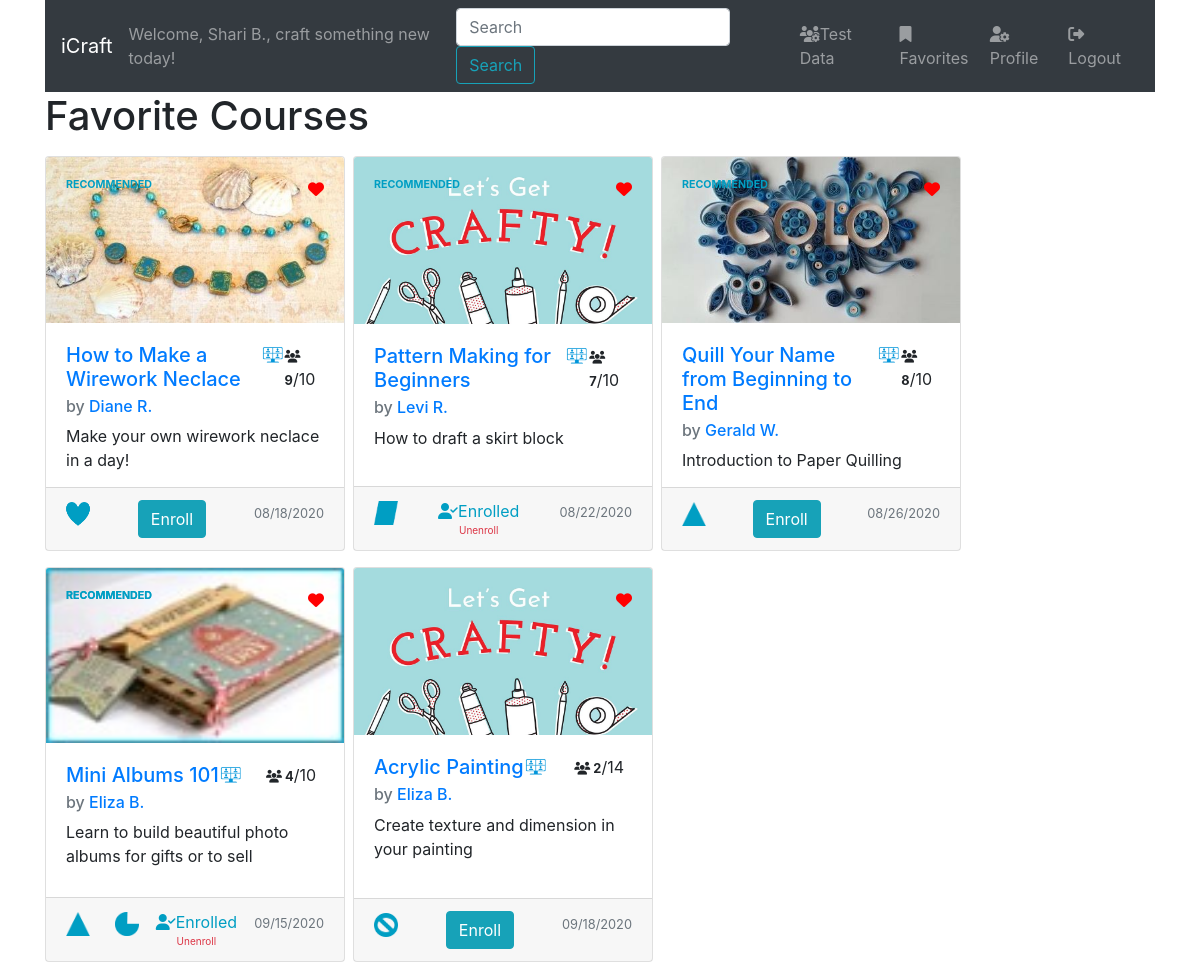
Page /classes/favorites (signed in) on the committed database.
### login_app/models.py (models this page shows, shortened)
class User(models.Model):
    first_name = models.CharField(max_length=255)
    last_name = models.CharField(max_length=255)
    birth_date = models.DateTimeField(default=datetime.date.today)
    email = models.EmailField(max_length=255)
    password = models.CharField(max_length=255)
    is_admin = models.BooleanField(default=False)
    created_at = models.DateTimeField(auto_now_add = True)
    updated_at = models.DateTimeField(auto_now = True)
    objects = UserManager()
    def first_name_last_initial(self):
        return f'{self.first_name} {self.last_name[0]}.'

### classes/models.py (models this page shows, shortened)
class Course(models.Model):
    IN_PERSON = 'I'
    VIRTUAL = 'V'
    RECORDED = 'R'
    COURSE_TYPE_CHOICES = [
        (IN_PERSON, 'In-Person'),
        (VIRTUAL, 'Virtual'),
        (RECORDED, 'Recorded'),
    ]
    title = models.CharField(max_length=255)
    tag_line = models.CharField(max_length=255, help_text="Provide a short description (e.g., <em>Learn to build beautiful photo albums for gifts or to sell</em>).")
    date =  models.DateTimeField(help_text="Please use the following format: <em>YYYY-MM-DD</em>.")
    description =  models.TextField()
    location = models.CharField(max_length=255, help_text="For virtual classes, use the videoconference link; for recorded courses, use the YouTube or video link; for in-person courses, use the address.")
    location_type = models.CharField(max_length=1,choices=COURSE_TYPE_CHOICES,default=VIRTUAL)
    creator = models.ForeignKey(User,related_name="courses_created", on_delete=models.CASCADE)
    attendees = models.ManyToManyField(User,related_name="courses_attended")
    max_size = models.PositiveIntegerField()
    areas_of_interest = models.ManyToManyField(Interest,related_name="related_courses")
    favorited_by = models.ManyToManyField(User,related_name="favorite_courses")
    profile_pic = models.ImageField(
        upload_to=course_directory_path,
        default= 'courses/blank-course.jpg',
        blank=True,
        null=True,
        )
    created_at = models.DateTimeField(auto_now_add = True)
    updated_at = models.DateTimeField(auto_now = True)
    def get_absolute_url(self):
        return f'/classes/{self.id}'

class Interest(models.Model):
    name = models.CharField(max_length=50)
    description =  models.TextField(blank=True)
    created_at = models.DateTimeField(auto_now_add = True)
    updated_at = models.DateTimeField(auto_now = True)

### classes/views.py (the view)
# urls.py: path('favorites', views.favorites, name="favorite_classes"),
def favorites(request):
    if (not 'user_id' in request.session.keys()) or (request.session['user_id'] == ''):
        return redirect('/')
    user = User.objects.get(id=request.session['user_id'])
    context = {
        'user': user,
        'courses': user.favorite_courses.all().order_by('date'),
    }
    return render(request, 'classes/favorites.html', context)

### classes/templates/classes/favorites.html
{% extends 'classes/base.html' %}
{% block content %}
    <h1>Favorite Courses</h1>
    {% include 'classes/card-course.html' %}
{% endblock content %}

### classes/templates/classes/base.html (shortened to what this page needs)
<!DOCTYPE html>
<html lang="en">
<head>
    {% load static %}
    <link rel="stylesheet" href="https://stackpath.bootstrapcdn.com/bootstrap/4.5.0/css/bootstrap.min.css">
    <link rel="stylesheet" href="{% static 'classes/style.css' %}">
</head>
<body>
    <div class="container main">
        <nav class="navbar navbar-expand-md navbar-dark bg-dark ">
            <a class="navbar-brand" href="{% url 'classes:index' %}" title="Craft something new today!">iCraft</a>
            <span class="navbar-text">Welcome, {{ user.first_name_last_initial }}, craft something new today!</span>
            <div class="collapse navbar-collapse d-flex justify-content-end" id="navbarNav">
                <form method="GET" action="." class="search-form form-inline my-2 my-lg-0">
                    <input class="form-control mr-sm-2" type="search" name="q" placeholder="Search" aria-label="Search">
                    <button class="btn btn-outline-info my-2 my-sm-0" type="submit">Search</button>
                </form>
                <ul class="navbar-nav">
                    {% if user.id == 1 %}
                    <li class="nav-item">
                        <a href="{% url 'login_app:test_data' %}" class="nav-link"><i class="fas fa-users-cog"></i>Test Data</a>
                    </li>
                    {% endif %}
                    <li class="nav-item">
                        <a href="{% url 'classes:favorite_classes' %}" class="nav-link"><i class="fas fa-bookmark"></i>Favorites</a>
                    </li>
                    <li class="nav-item">
                        <a href="{% url 'login_app:user_profile' profiled_user_id=user.id %}" class="nav-link"><i class="fas fa-user-cog"></i>Profile</a>
                    </li>
                    <li class="nav-item">
                        {% block login %}<a href="{% url 'login_app:logout' %}" class="nav-link"><i class="fas fa-sign-out-alt"></i>Logout</a>{% endblock %}
                    </li>
                </ul>
            </div>
        </nav>
        {% block content %}
        {% endblock %}
    </div>
</body>
</html>

### classes/templates/classes/card-course.html (shortened to what this page needs)
{% load static %}
<div class="container courses">
    <div class="row">
        {% if courses.count %}
            {% for course in courses %}
            <div class="card mr-2 my-2" id="{{ course.id }}">
                <img class="card-img-top" src="{{ course.profile_pic.url }}" alt="Image of {{ course.title }}">
                <div class="card-body">
                    <div class="d-flex justify-content-between mr-2">
                        <div class="d-inline-flex align-items-start">
                            <h5 class="card-title">
                                <a href="{{ course.get_absolute_url }}">{{ course.title }}</a>
                            </h5>
                            <img src="{% get_static_prefix %}classes/images/course-type-{{ course.location_type }}.jpg" class="course-type" title="{{ course.get_location_type_display }}">
                        </div>
                        <span class="attendees">
                            <small style="font-weight:bold;"><i class="fas fa-users"></i> {{ course.attendees.count }}</small>/{{ course.max_size }}
                        </span>
                    </div>
                    <h6 class="card-subtitle mb-2 text-muted">by <a href="{% url 'login_app:user_profile' profiled_user_id=course.creator.id %}">{{ course.creator.first_name_last_initial }}</a></h6>
                    <p class="card-text">
                        {{ course.tag_line }}
                    </p>
                </div>
                <div class="card-footer d-flex justify-content-between">
                    <div class="areas-of-interest">
                        {% for interest in course.areas_of_interest.all %}
                        <a href="{% url 'classes:interest_classes' interest_id=interest.id %}" class="card-link"><img src="{% get_static_prefix %}classes/images/interests{{ interest.id }}-selected.png" alt="{{ interest.name }}" title="{{ interest.name }}"></a>
                        {% endfor %}
                    </div>
                    {% if user in course.attendees.all %}
                    <div class="d-flex flex-column align-items-center">
                        <span style="color:#009EC3"><i class="fas fa-user-check"></i>Enrolled</span>
                        <span style="font-size: x-small;"><a href="{% url 'classes:unenroll' course_id=course.id %}" class="text-danger">Unenroll</a></span>
                    </div>
                    {% else %}
                    <a href="{% url 'classes:enroll' course_id=course.id %}" class="btn btn-info" role="button">Enroll</a>
                    {% endif %}
                    <p class="card-text">
                        <small class="text-muted">{{ course.date|date:"SHORT_DATE_FORMAT" }}</small>
                    </p>
                </div>
                <div class="favorite">
                    {% if user in course.favorited_by.all %}
                    <a href="{% url 'classes:unfavorite' course_id=course.id %}" title="Un-favorite">
                        <span style="color:red;"><i class="fas fa-heart"></i></span>
                    </a>
                    {% else %}
                    <a href="{% url 'classes:favorite' course_id=course.id %}" title="Favorite">
                        <span style="color:gray;"><i class="fas fa-heart"></i></span>
                    </a>
                    {% endif %}
                </div>
                {% for interest in course.areas_of_interest.all %}
                    {% if interest in user.profile.areas_of_interest.all %}
                    <div class="recommended">
                        RECOMMENDED
                    </div>
                    {% endif %}
                {% endfor %}
            </div>
            {% endfor %}
        {% else %}
            <p>Query returned no results</p>
        {% endif %}
    </div>
</div>

### classes/static/classes/style.css (style rules this page uses)
* { box-sizing: border-box; }
.card { position: relative; width: 300px; height: 395px; }
.card-body { position: relative; }
.card-img-top { max-height: 175px; }
.card .favorite { position: absolute; top: 20px; right: 20px; }
.card .areas-of-interest img, .course-details .areas-of-interest img, .user-profile .areas-of-interest img { width: 24px; height: 24px; }
img.course-type { width: 24px; }
.card .recommended { position: absolute; top: 20px; left: 20px; color:#009EC3; font-weight:bold; font-size:8pt; }

### rows in the picture
User: first_name_last_initial "Shari B."
Course: profile_pic (picture), title "How to Make a Wirework Neclace", attendees.count "9", max_size "10", creator.first_name_last_initial "Diane R.", tag_line "Make your own wirework neclace in a day!", shows "Enroll", date "08/18/2020"
Interest: shows a picture, shows "RECOMMENDED"
Course: profile_pic (placeholder picture), title "Pattern Making for Beginners", attendees.count "7", max_size "10", creator.first_name_last_initial "Levi R.", tag_line "How to draft a skirt block", shows "Enrolled", date "08/22/2020"
Interest: shows a picture, shows "RECOMMENDED"
Course: profile_pic (picture), title "Quill Your Name from Beginning to End", attendees.count "8", max_size "10", creator.first_name_last_initial "Gerald W.", tag_line "Introduction to Paper Quilling", shows "Enroll", date "08/26/2020"
Interest: shows a picture, shows "RECOMMENDED"
Course: profile_pic (picture), title "Mini Albums 101", attendees.count "4", max_size "10", creator.first_name_last_initial "Eliza B.", tag_line "Learn to build beautiful photo albums for gifts or to sell", shows "Enrolled", date "09/15/2020"
Interest: shows a picture, shows "RECOMMENDED"
Course: profile_pic (placeholder picture), title "Acrylic Painting", attendees.count "2", max_size "14", creator.first_name_last_initial "Eliza B.", tag_line "Create texture and dimension in your painting", shows "Enroll", date "09/18/2020"
Interest: shows a picture
